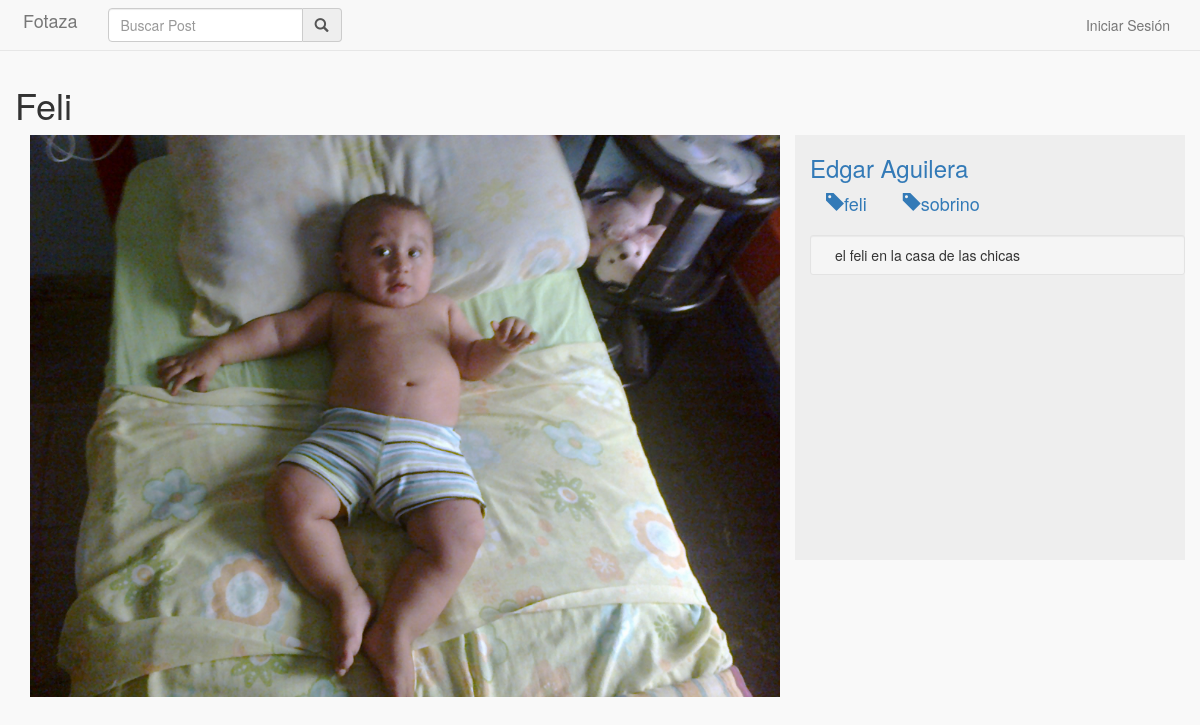
The app's page /GestorReqPrincipal/mostrarPost/23 with its own data.
### tables this page shows
CREATE TABLE IF NOT EXISTS `post` (
  `P_ID` int(11) NOT NULL AUTO_INCREMENT,
  `P_Titulo` varchar(150) NOT NULL,
  `P_Detalle` text NOT NULL,
  `P_Fecha` datetime NOT NULL,
  `P_Visibilidad` int(11) NOT NULL,
  `P_ID_Video` varchar(200) DEFAULT NULL,
  `U_ID_Publica` int(11) NOT NULL,
  PRIMARY KEY (`P_ID`),
  KEY `U_ID_Publica` (`U_ID_Publica`)
);

CREATE TABLE IF NOT EXISTS `usuario` (
  `U_ID` int(11) NOT NULL AUTO_INCREMENT,
  `U_Email` varchar(80) NOT NULL,
  `U_Password` varchar(40) NOT NULL,
  `U_Nombre` varchar(150) NOT NULL,
  `U_Apellido` varchar(150) NOT NULL,
  `U_Domicilio` varchar(150) DEFAULT NULL,
  `U_Activo` tinyint(1) NOT NULL,
  PRIMARY KEY (`U_ID`),
  UNIQUE KEY `U_Email` (`U_Email`)
);

CREATE TABLE IF NOT EXISTS `tiene` (
  `P_ID_Tiene` int(11) NOT NULL,
  `E_ID_Tiene` int(11) NOT NULL,
  PRIMARY KEY (`P_ID_Tiene`,`E_ID_Tiene`),
  KEY `E_ID_Tiene` (`E_ID_Tiene`)
);

CREATE TABLE IF NOT EXISTS `etiqueta` (
  `E_ID` int(11) NOT NULL AUTO_INCREMENT,
  `E_Detalle` text NOT NULL,
  PRIMARY KEY (`E_ID`)
);

### libs/View.php (called while the page is built, shortened)
<?php
    class View{
        function render($controller,$view,$key=null,$value=null){
            $controller = get_class($controller);
            require './views/'.$controller.'/'.$view.'.php';
        }
    }
?>

### models/GestionarPost.php (called while the page is built, shortened)
<?php
class GestionarPost
{
	public function obtenerPost($idPost)
	{
		$gestorPost = new GestorPost;
		$gestorPost->obtenerPost($idPost);
		if($gestorPost->getPost()->getVisibilidad() == 1){
			$gestorEtiqueta = new GestorEtiqueta;
			$gestorComentario = new GestorComentario;
			$gestorEtiqueta->obtenerEtiquetas($idPost);
			$gestorPost->getPost()->setEtiquetas($gestorEtiqueta->getEtiquetas());
			$gestorComentario->obtenerComentarios($idPost);
			$gestorPost->getPost()->setComentarios($gestorComentario->getComentarios());
			return $gestorPost->getPost();
		}else{
			return FALSE;
		}
	}
}
?>

### libs/ORM.php (called while the page is built, shortened)
<?php
require "Database.php";
class ORM{
	public static $db;
	protected static $table;
	public static function getConnection(){
		self::$db = new Database(DB_TYPE,DB_HOST,DB_NAME,DB_USER,DB_PASS);
	}
	public static function cerrarConexion()
	{
		self::$db = null;
	}
	public static function where($field, $value){
		$sql = "SELECT * FROM ".static::$table." WHERE ".$field." = :".$field;
		$results = self::$db->select($sql, array(":".$field=>$value) );
		return $results;
	}
}
?>

### libs/Database.php (called while the page is built, shortened)
<?php
class Database extends PDO{
	public function select($sql, $array = array(), $fetchMode = PDO::FETCH_ASSOC){
		$sth = $this->prepare($sql);
		$sth->execute($array);
		return $sth->fetchAll($fetchMode);
	}
}
?>

### models/GestorPost.php (called while the page is built, shortened)
<?php
require '../../libs/ORM.php';
class GestorPost extends ORM
{
	private $post;
	public function obtenerPost($P_ID)
	{
		$pub = self::where("P_ID", $P_ID);
		$this->post = new Post($pub[0]['P_ID'], $pub[0]['P_Titulo'], $pub[0]['P_Detalle'], $pub[0]['P_Fecha'], $pub[0]['P_Visibilidad'], $pub[0]['P_ID_Video'], $pub[0]['U_ID_Publica']);
	}
	public function getPost()
	{
		return $this->post;
	}
}
?>

### models/Post.php (called while the page is built, shortened)
<?php
class Post
{
	private $P_ID;
	private $P_Titulo;
	private $P_Detalle;
	private $P_Visibilidad;
	private $P_ID_Video;
	private $etiquetas;
	function __construct($P_ID, $P_Titulo, $P_Detalle, $P_Fecha, $P_Visibilidad, $P_ID_Video, $U_ID_Publica)
	{
		$this->P_ID = $P_ID;
		$this->P_Titulo = $P_Titulo;
		$this->P_Detalle = $P_Detalle;
		$this->P_Visibilidad = $P_Visibilidad;
		$this->P_ID_Video = $P_ID_Video;
	}
	public function getID()
	{
		return $this->P_ID;
	}
	public function getTitulo()
	{
		return $this->P_Titulo;
	}
	public function getDetalle()
	{
		return $this->P_Detalle;
	}
	public function getVisibilidad()
	{
		return $this->P_Visibilidad;
	}
	public function getIdVideo()
	{
		return $this->P_ID_Video;
	}
	public function getEtiquetas()
	{
		return $this->etiquetas;
	}
	public function setEtiquetas($etiquetas)
	{
		$this->etiquetas = $etiquetas;
	}
}
?>

### models/GestorEtiqueta.php (called while the page is built, shortened)
<?php
class GestorEtiqueta extends ORM
{
	private $etiquetas;
	public function obtenerEtiquetas($idPublicacion)
	{
		$sql = "SELECT * FROM tiene T inner join etiqueta E ON T.E_ID_Tiene = E.E_ID WHERE P_ID_Tiene = :P_ID_Tiene;";
		$result = self::$db->select($sql, array(":P_ID_Tiene"=>$idPublicacion));
		foreach ($result as $value) {
			$this->etiquetas[] = new Etiqueta($value['E_ID'], $value['E_Detalle']);
		}
	}
	public function getEtiquetas()
	{
		return $this->etiquetas;
	}
}
?>

### models/GestorComentario.php (called while the page is built, shortened)
<?php
class GestorComentario extends ORM
{
	private $comentarios;
	public function obtenerComentarios($idPost)
	{
		$data = self::where("P_ID_Contiene", $idPost);
	}
	public function getComentarios()
	{
		return $this->comentarios;
	}
}
?>

### models/Usuario.php (called while the page is built, shortened)
<?php
class Usuario
{
	private $U_ID;
	private $U_Nombre;
	private $U_Apellido;
	function __construct($U_ID, $U_Email, $U_Password, $U_Nombre, $U_Apellido, $U_Domicilio = "", $U_Activo = 1)
	{
		$this->U_ID = $U_ID;
		$this->U_Nombre = $U_Nombre;
		$this->U_Apellido = $U_Apellido;
	}
	public function getIdUsuario()
	{
		return $this->U_ID;
	}
	public function getNombreCompleto()
	{
		return $this->U_Nombre." ".$this->U_Apellido;
	}
}
?>

### models/GestorUsuario.php (called while the page is built, shortened)
<?php
class GestorUsuario extends ORM
{
	public function obtenerUsuario($U_ID)
	{
        $data = self::where("U_ID", $U_ID);
	}
}
?>

### models/GestionarSesion.php (called while the page is built, shortened)
<?php
class GestionarSesion
{
	public function obtenerUsuario($idUsuario)
	{
		$gestorUsuario = new GestorUsuario;
		$gestorUsuario->obtenerUsuario($idUsuario);
		return $gestorUsuario->getUsuario();
	}
}
?>

### models/Etiqueta.php (called while the page is built, shortened)
<?php
class Etiqueta
{
	private $E_Detalle;
	function __construct($E_ID, $E_Detalle)
	{
		$this->E_Detalle = $E_Detalle;
	}
	public function getDetalle()
	{
		return $this->E_Detalle;
	}
}
?>

### views/GestorReqPrincipal/post.php (the view, shortened to what this page needs)
<?php
	include "cabecera.php";
		?>
		<div class="container">
			<div class="row">
				<h1><?php echo $post->getTitulo(); ?></h1>
				<div class="col-md-8">
					<?php if($post->getIdVideo()==NULL){ ?>
						<img src="<?php echo URL; ?>publicaciones/<?php echo $post->getID(); ?>.jpg" class="img-responsive" />
					<?php }else{ ?>
					<div class="embed-responsive embed-responsive-16by9">
						<iframe class="embed-responsive-item" src=https://www.youtube.com/embed/<?php echo $post->getIdVideo(); ?> frameborder="0" allowfullscreen></iframe>
					</div>
					<?php } ?>
				</div>
				<div class="detallePost col-md-4">
					<h3><a href="<?php echo URL; ?>GestorReqPrincipal/mostrarPerfil/<?php echo $usuario->getIdUsuario(); ?>"><?php echo $usuario->getNombreCompleto(); ?></a></h3>
					<div class="alineacion">
						<div id="etiquetas" class="row">
							<?php foreach ($post->getEtiquetas() as $etiqueta) { ?>
								<a class="btn-lg btn-link" href="<?php echo URL; ?>GestorReqPrincipal/mostrarResultadoBusqueda/<?php echo $etiqueta->getDetalle(); ?>"><span class="glyphicon glyphicon-tag" aria-hidden="true"></span><?php echo $etiqueta->getDetalle(); ?></a>
							<?php }?>
						</div>
						<div id="detalle" class="row well well-sm">
                            <p class="col-md-12"><?php echo $post->getDetalle(); ?></p>
                        </div>
					</div>
				</div>
			</div>
		</div>
	</body>
</html>

### public/css/base.css (style rules this page uses)
body { padding-top: 65px; background-color: #f9f9f9; }
.alineacion .row { margin-left: 0px; }
.detallePost { background-color: #eee; height: 425px; overflow: scroll; }
#etiquetas { margin-bottom: 20px; }
#detalle p { margin-bottom: 0px; }
.glyphicon { top:0px; }

### records on screen
post: P_Titulo "Feli", P_Detalle "el feli en la casa de las chicas"
usuario: $usuario->getNombreCompleto() "Edgar Aguilera"
tiene: E_ID_Tiene.E_Detalle "feli"
tiene: E_ID_Tiene.E_Detalle "sobrino"
